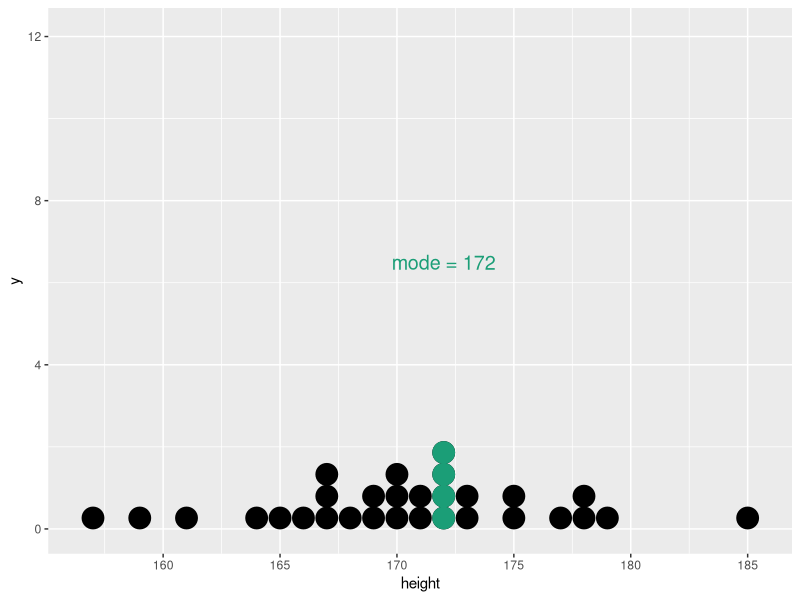
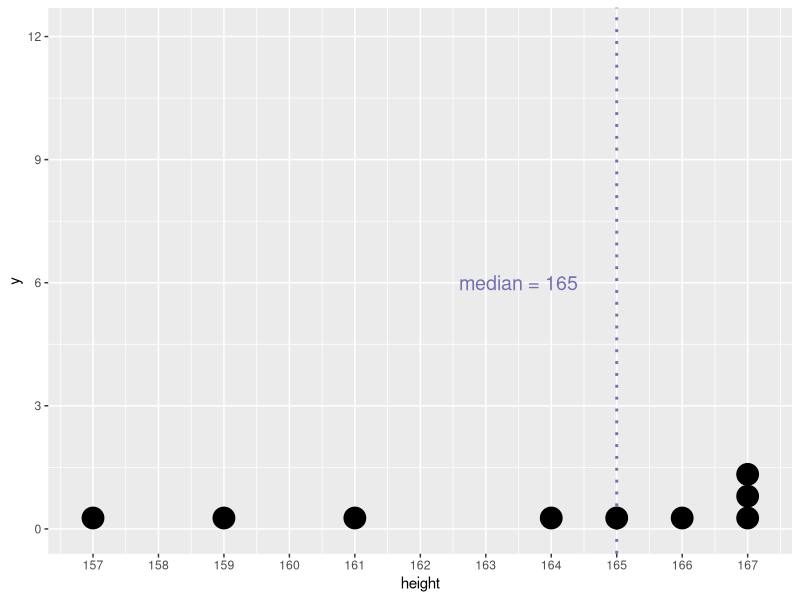
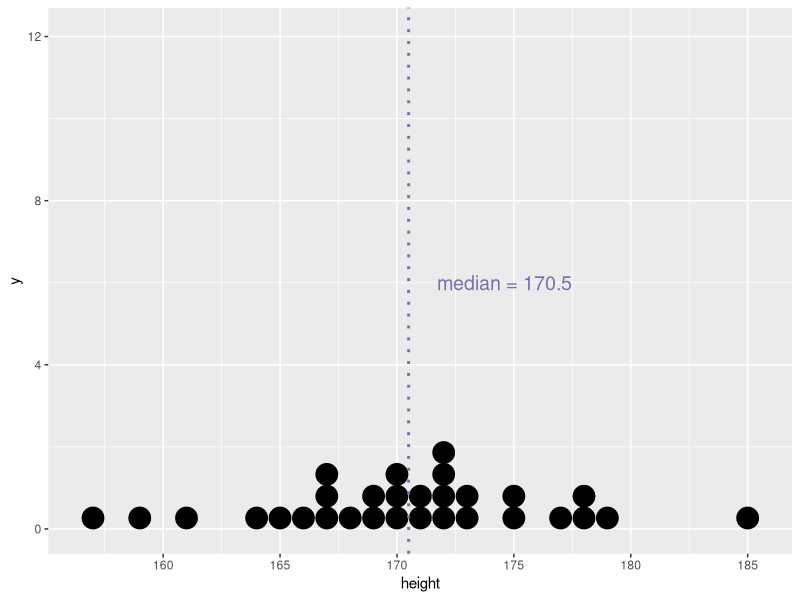
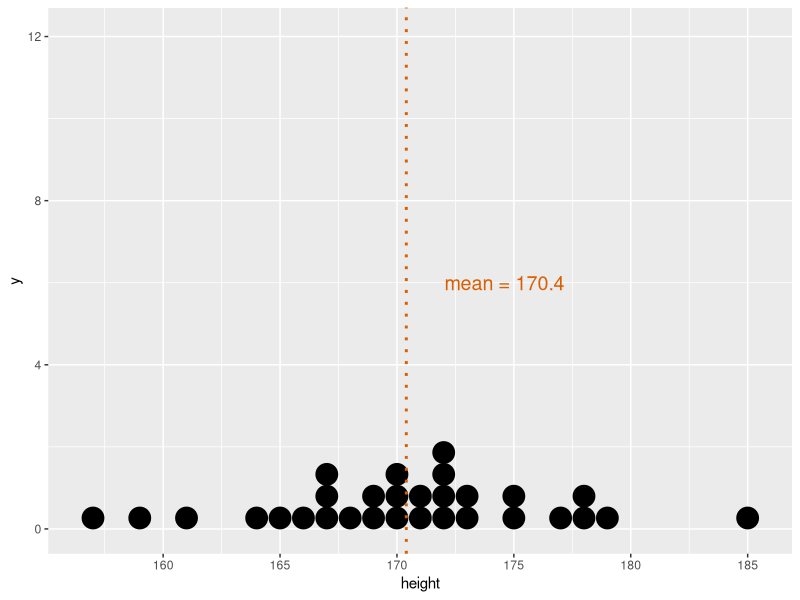
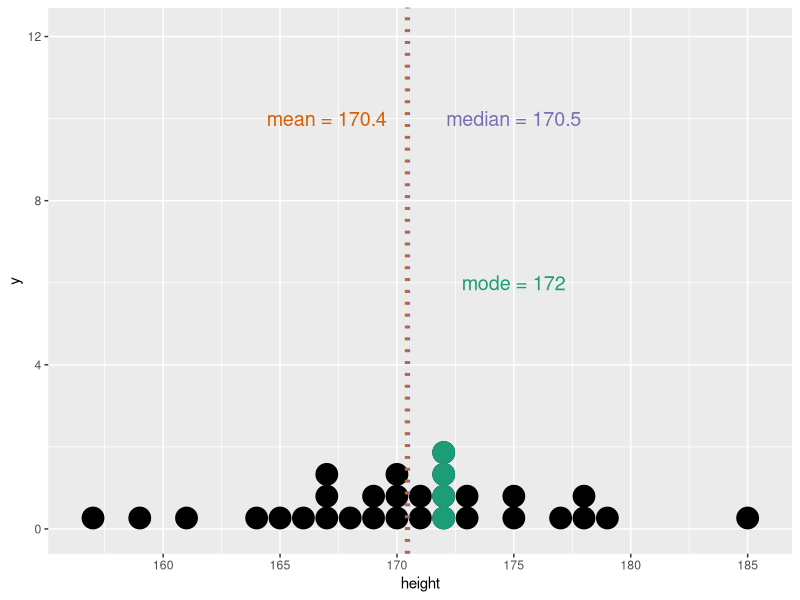
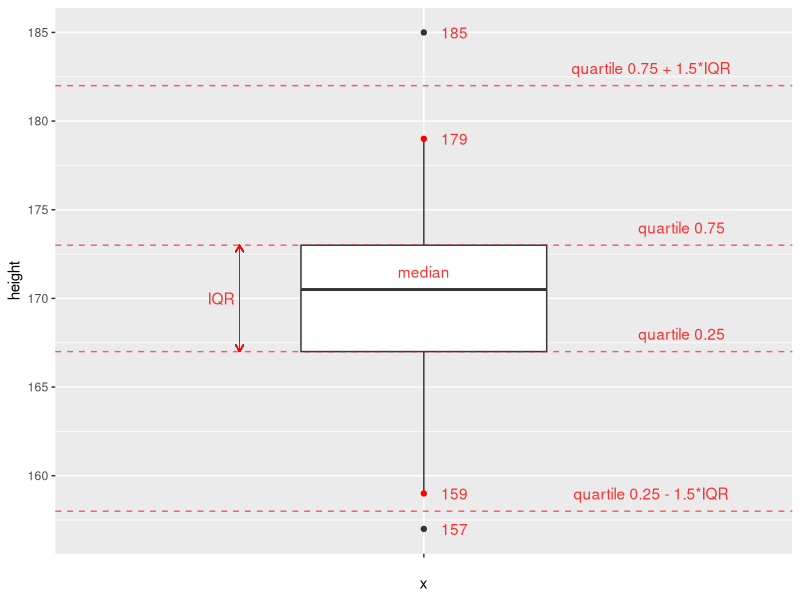
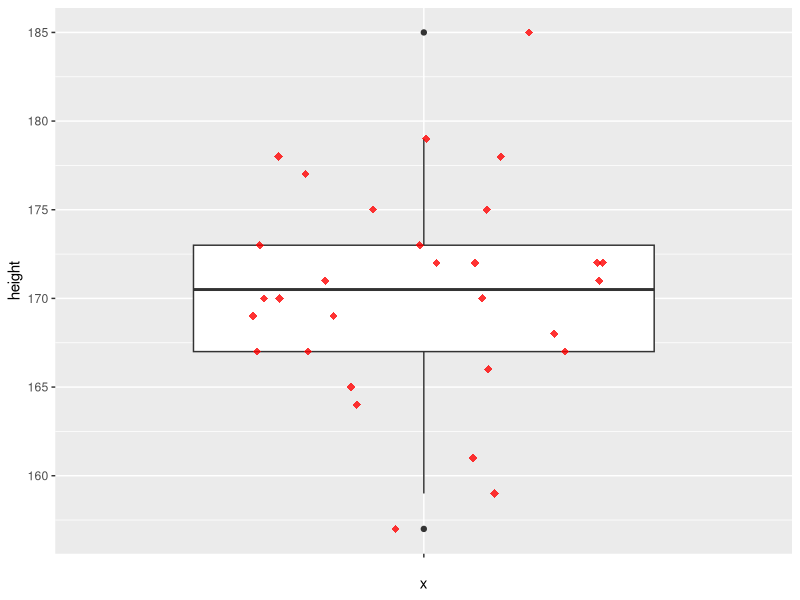
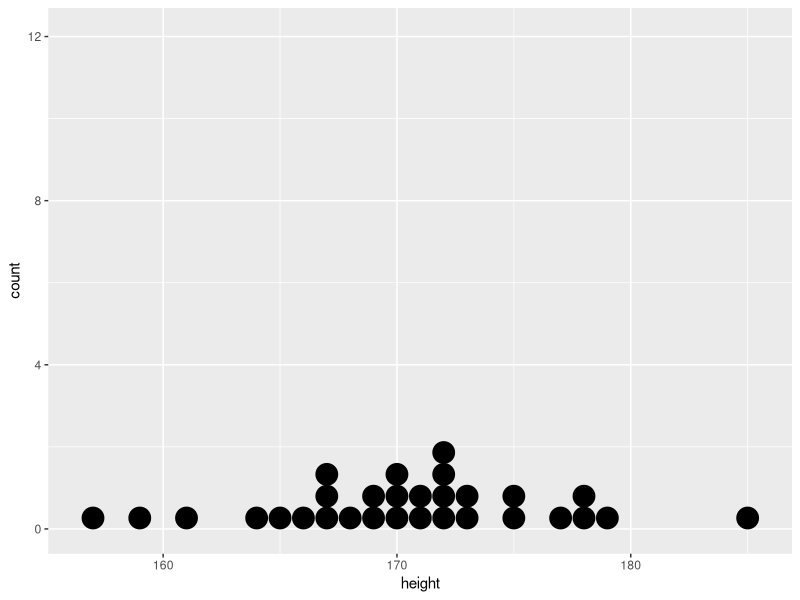

Generate these figures, in order, with R:
## ---- chunk 1
library(ggplot2)
library(dplyr)
knitr::opts_chunk$set(message = F, warning = F, cache = T)
## ---- chunk 2
# fig.height - размер изображение после knit'a
# цвета для графиков взяты здесь http://colorbrewer2.org/
a <- c(157, 159, 161, 164, 165, 166, 167, 167, 167, 168,
       169, 169, 170, 170, 170, 171, 171, 172, 172, 172,
       172, 173, 173, 175, 175, 177, 178, 178, 179, 185)
d <- data.frame(height = a)                 # основные данные
d_mode <- data.frame(height = rep(172, 4))
g <- ggplot() +
  geom_dotplot(data = d, aes(height)) +
  scale_x_continuous(breaks = seq(155, 190, 5)) +
  scale_y_continuous(limits = c(0, 12.1),    # 12.1 - найдено методом математического подгона
                     breaks = seq(0, 12, 4))
g + geom_dotplot(data = d_mode, aes(height), color = "#1b9e77", fill = "#1b9e77") +
  annotate("text", x = 172, y = 6.5,
           label = "mode = 172", size = 5, color = "#1b9e77")
## ---- chunk 3
d_sml <- d %>% slice(1:9)
ggplot(d_sml, aes(height)) +
  geom_vline(data = d_sml, aes(xintercept = median(height)),
             color = "#7570b3", linetype = "dotted", size = 1) +
  geom_dotplot() +
  scale_x_continuous(breaks = seq(155, 168, 1)) +
  scale_y_continuous(limits = c(0, 12.1),
                     breaks = seq(0, 12, 3)) +
  annotate("text", x = 163.5, y = 6,
           label = "median = 165", color = "#7570b3", size = 5)
## ---- chunk 4
g + geom_vline(data = d, aes(xintercept = median(height)),
             color = "#7570b3", linetype = "dotted", size = 1) +
  annotate("text", x = 174.6, y = 6,
           label = "median = 170.5", size = 5, color = "#7570b3")
## ---- chunk 5
g + geom_vline(data = d, aes(xintercept = mean(height)),
             color = "#d95f02", linetype = "dotted", size = 1) +
  annotate("text", x = 174.6, y = 6,
           label = "mean = 170.4", size = 5, color = "#d95f02")
## ---- chunk 6
g + geom_dotplot(data = d_mode, aes(height), color = "#1b9e77", fill = "#1b9e77") +
  geom_vline(data = d, aes(xintercept = mean(height)),
             color = "#d95f02", linetype = "dotted", size = 1) +
  geom_vline(data = d, aes(xintercept = median(height)),
             color = "#7570b3", linetype = "dotted", size = 1) +
  annotate("text",
           x = c(175, 167, 175),
           y = c(6, 10, 10),
           label = c("mode = 172","mean = 170.4", "median = 170.5"),
           size = 5,
           color = c("#1b9e77", "#d95f02", "#7570b3"))
## ---- chunk 7
x <- c(1, 5, 2, 7, 1, 9, 3, 8, 5, 9)
L <- length(x)   # кол-во элементов в выборке
M <- mean(x)     # среднее значение выборки
D <- sum((x - M) ^ 2) / (L - 1) #  расчет дисперсии
sd <- sqrt(D)    # расчет стандартного отклонения
print(c(D, sd))  # вывод результатов
## ---- chunk 8
D <- var(x)     # расчет дисперсии
sd <- sd(x)     # расчет стандартного отклонения
print(c(D, sd)) # вывод результатов
## ---- chunk 9
quart_1 <- quantile(d$height, 0.25)
quart_3 <- quantile(d$height, 0.75)
iqr <- IQR(d$height)
ggplot(data = d) + 
  geom_boxplot(aes(x = "", y = height), width = 0.4) +
  geom_hline(yintercept = c(quart_1 - 1.5 * iqr,
                            quart_1,
                            quart_3,
                            quart_3 + 1.5 * iqr),
             linetype = "dashed", color = "red", alpha = 0.6) +
  annotate("text", 
           color = "red", 
           alpha = 0.8,
           x = c(1.42, 1.42, 1, 1.37, 1.37),
           y = c(quart_1 + 1, quart_3 + 1, 171.5, quart_1 - 1.5 * iqr + 1, quart_3 + 1.5 * iqr + 1),
           label = c("quartile 0.25", 
                     "quartile 0.75",
                     "median",
                     "quartile 0.25 - 1.5*IQR",
                     "quartile 0.75 + 1.5*IQR")) +
  geom_segment(aes(x = 0.7, xend = 0.7, y = quart_1, yend = quart_3),
               color = "red", arrow = arrow(length = unit(0.2, "cm")), size = 0.3) +
  geom_segment(aes(x = 0.7, xend = 0.7, y = quart_3, yend = quart_1),
               color = "red", arrow = arrow(length = unit(0.2, "cm")), size = 0.3) +
  annotate("text", x = 0.67, y = 170, 
           label = "IQR", color = "red", alpha = 0.8) +
  geom_point(data = data.frame(height = c(159, 179)), 
             aes(x = "", y = height), 
             color = "red") +
  annotate("text", 
           color = "red", 
           alpha = 0.8,
           x = 1.05, 
           y = c(159, 179, 185, 157), 
           label = c("159", "179", "185", "157"))
## ---- chunk 10
ggplot(data = d, aes(x = "", y = height)) + 
  geom_boxplot() +
  geom_jitter(position = position_jitter(width = 0.3, height = 0),
              shape = 18, 
              color = "red", 
              alpha = 0.8, 
              size = 2.5)
## ---- chunk 11
# Основа для графиков
g2 <- ggplot() + scale_y_continuous(limits = c(0, 12.1), breaks = seq(0, 12, 4))
# Изначальный график
g2 + geom_dotplot(data = d, aes(height))
# График преобразованный в Z-score
g2 + geom_dotplot(data = d, aes(scale(height)))
## ---- chunk 12
M <- 175
sd <- 8
x_i <- 186.2

(z_i <- (x_i - M)/sd)
## ---- chunk 13
pnorm(q = 154, mean = 150, sd = 8, lower.tail = FALSE)
# q - квантиль
# mean - среднее
# sd - стандартное отклонение
# lower.tail = F - считается вероятность превышения, иначе вероятность НЕпревышения 
## ---- chunk 14
pnorm(q = 125, mean = 100, sd = 15, lower.tail = F)
# или вот так
1 - pnorm(q = 125, mean = 100, sd = 15)
## ---- chunk 15
pnorm(q = 70, mean = 100, sd = 15, lower.tail = F) - 
  pnorm(q = 112, mean = 100, sd = 15, lower.tail = F)
## ---- chunk 16
n <- 100
D <- 4
(se <- sqrt(D/n))
## ---- chunk 17
gen <- c(102, 91, 99, 100, 103, 98, 99, 101, 106, 88, 103, 97, 103, 101,
       101, 91, 104, 105, 105, 100, 101, 91, 99, 98, 107, 102, 100, 97,
       98, 104, 100, 98, 103, 99, 95, 103, 104, 97, 99, 102, 98, 107, 101,
       93, 98, 101, 93, 91, 107, 102, 96, 93, 100, 105, 103, 107, 99, 102,
       106, 102, 94, 104, 103, 103)
gen
## ---- chunk 18
mean(gen) # средне значение
sd(gen)   # стандартное отклонение
## ---- chunk 19
pr <- 95
(koef <- qnorm((100 - (100 - pr)/2)/100))
## ---- chunk 20
(se <- sd(gen)/sqrt(length(gen))) # стандартная ошибка среднего
## ---- chunk 21
left <- mean(gen) - koef * se   # левая граница доверительного интервала
right <- mean(gen) + koef * se  # правая граница доверительного интервала
c(left, right)
## ---- chunk 22
pr <- 99
koef <- qnorm((100 - (100 - pr)/2)/100) # 2.575829 - коэф
left <- mean(gen) - koef * se   # левая граница доверительного интервала
right <- mean(gen) + koef * se   # правая граница доверительного интервала
c(left, right)
## ---- chunk 23
pr <- 99
x_hat <- 10
sd <- 5
n <- 100

se <- sd/sqrt(n)    # стандартная ошибка среднего
koef <- qnorm((100 - (100 - pr)/2)/100)    # точный коэф

left <- x_hat - koef * se    # левая граница интервала
right <- x_hat + koef * se   # правая граница интервала
c(left, right)
## ---- chunk 24
ddd <- data.frame(d=rnorm(1e6, mean = 20, sd = 4/sqrt(64)))
ggplot(ddd, aes(d)) +
  geom_density() +
  ggtitle("Распределение выборочных средних") +
  annotate("text", x = 20, y = 0.04, color = "red", label = "M=20", size = 5) +
  annotate("text", x = 18.5, y = 0.65, color = "red", label = "se=sd/sqrt(n)=4/8=0.5", size = 5)
## ---- chunk 25
x_hat <- 18.5
M <- 20
sd <- 4
n <- 64

se <- sd/sqrt(n)
z <- (x_hat - M)/se

p1 <- 2*pnorm(-(abs(z))) # хз зачем тут минус(
p2 <- 2*pnorm(x_hat, mean = M, sd = sd/sqrt(n))
c(p1, p2)
## ---- chunk 26
n <- 64
sd <- 4
x_hat <- 18.5
se <- sd/sqrt(n)
pr <- 95

koef <- qnorm((100 - (100 - pr)/2)/100)
left <- x_hat - koef * se
right <- x_hat + koef * se
c(left, right)
## ---- chunk 27
x_hat <- 118
n <- 144
sd <- 9
M <- 115

p1 <- 2*pnorm(x_hat, mean = M, sd = sd/sqrt(n))
p2 <- 2*pnorm(M, mean = x_hat, sd = sd/sqrt(n)) # вроде это значение правильное
c(p1, p2)
## ---- chunk 28
d <- rbind(data.frame(n = rt(1e5, df = 1), type = "t-distr"),
           data.frame(n = rnorm(1e5),      type = "n-distr"))

ggplot(d, aes(n, fill = type)) +
  geom_density(alpha = 0.3) +
  scale_x_continuous(limits = c(-4, 4)) +
  ggtitle("T-distribution vs N-distribution") +
  geom_vline(xintercept = c(-2, 2), linetype = "dotted")
## ---- chunk 29
d <- rbind(data.frame(n = rt(1e5, df = 1),  type = "df=1"),
           data.frame(n = rt(1e5, df = 3),  type = "df=3"),
           data.frame(n = rt(1e5, df = 8),  type = "df=8"),
           data.frame(n = rt(1e5, df = 30), type = "df=30"),
           data.frame(n = rnorm(1e5),      type = "n-distr"))

ggplot(d, aes(n, color = type)) +
  geom_density() +
  scale_x_continuous(limits = c(-4, 4))
## ---- chunk 30
x_hat <- 10.8
mu <- 10
n <- 25
sd <- 2

(p <- 2*pnorm(q = mu, mean = x_hat, sd = sd/sqrt(n)))
## ---- chunk 31
x_hat <- 10.8
mu <- 10
n <- 25
sd <- 2

(p <- pt(q = mu, df=24, ncp = 0)) # !!! найти правильный расчет
